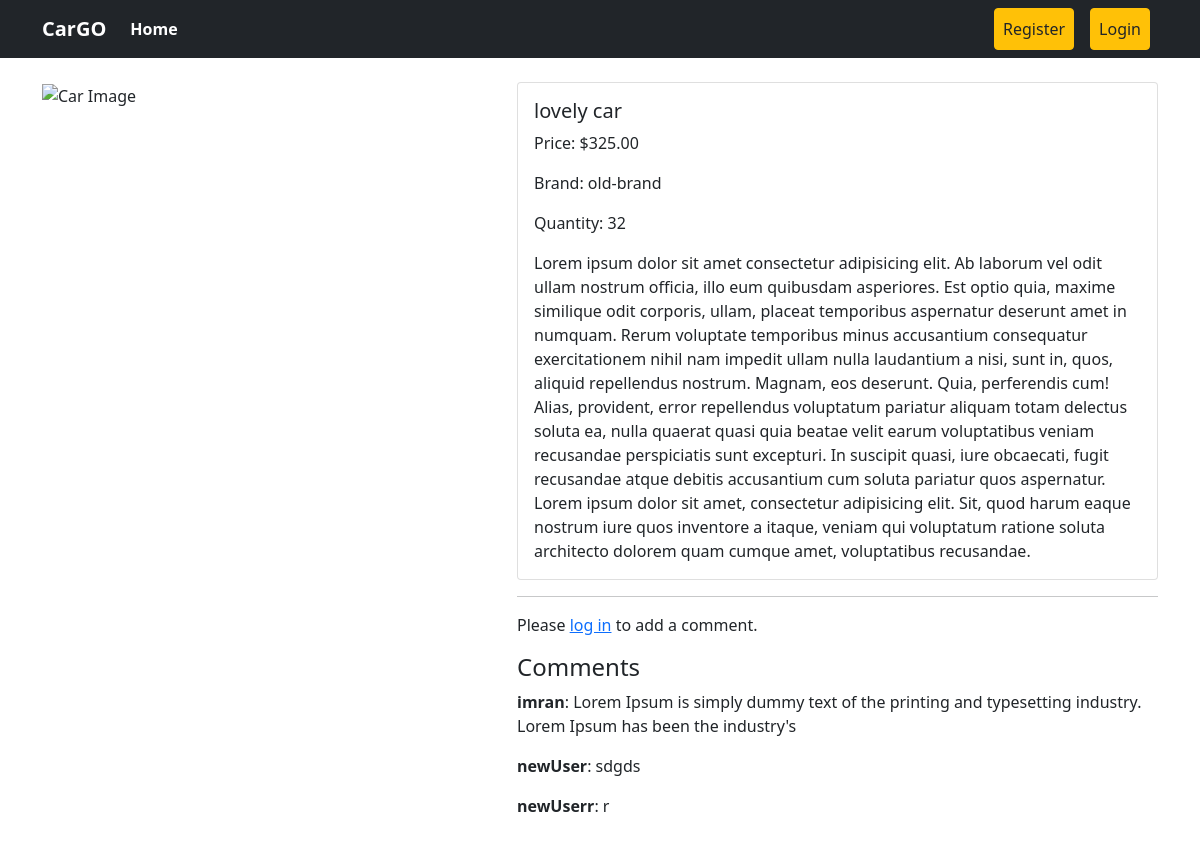
/post/car_details/4/, run on an earlier commit of the app's database.
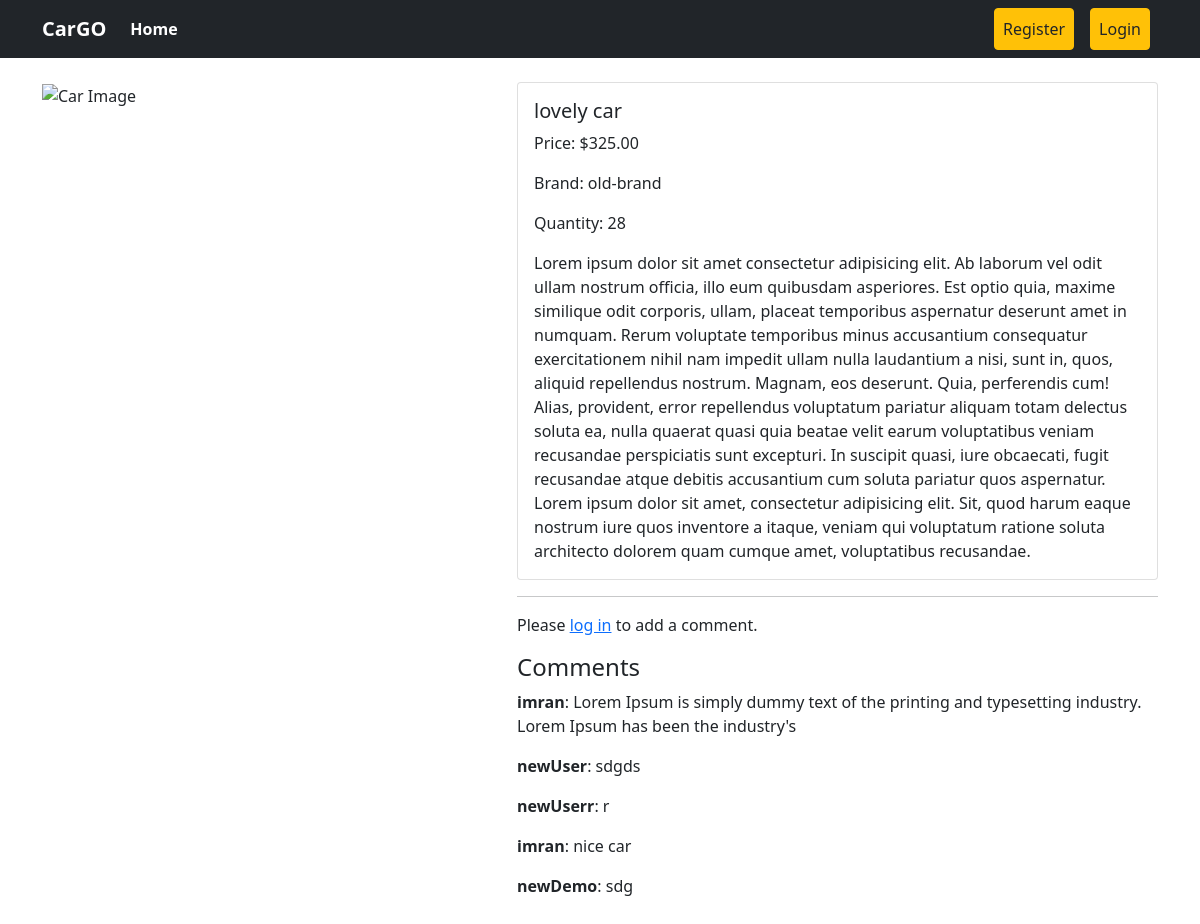
And on a later commit of the database.
### cars/models.py (models this page shows, shortened)
class Post(models.Model):
    title = models.CharField(max_length=50)
    image_url = models.URLField(max_length=200, default='')  # Default empty string for image URL
    car_name = models.CharField(max_length=100, default='Unnamed Car')  # Default car name
    car_price = models.DecimalField(max_digits=10, decimal_places=2, default=0.0)  # Default price 0.0
    brand = models.ForeignKey(Category, on_delete=models.CASCADE)  # ForeignKey to Brand model
    car_quantity = models.PositiveIntegerField(default=0)  # Default quantity 0
    car_description = models.TextField(default='No description available')  # Default description

class Comment(models.Model):
    car = models.ForeignKey(Post, related_name='comments', on_delete=models.CASCADE)
    user = models.ForeignKey(User, on_delete=models.CASCADE)
    name = models.CharField(max_length=255)  # Assuming this is the commenter's name
    comment = models.TextField()
    created_at = models.DateTimeField(default=timezone.now)

### brands/models.py (models this page shows, shortened)
class Category(models.Model):
    name=models.CharField(max_length=100)
    slug=models.SlugField(max_length=100,unique=True,null=True,blank=True)

### cars/views.py (the view)
# urls.py: path('car_details/<int:id>/', CarDetailsView.as_view(), name='car_details'),
class CarDetailsView(View):
    def get(self, request, id):
        post = get_object_or_404(Post, pk=id)
        return render(request, 'car_details.html', {'car': post})

### cars/templates/car_details.html
{% extends "base.html" %}
{% block content %}
<div class="container py-4">
  <div class="row">
    <div class="col-md-5">
      <img src="{{ car.image_url }}" class="img-fluid w-100" alt="Car Image" />
    </div>
    <div class="col-md-7">
      <div class="card">
        <div class="card-body">
          <h5 class="card-title">{{ car.car_name }}</h5>
          <p class="card-text">Price: ${{ car.car_price }}</p>
          <p class="card-text">Brand: {{ car.brand.name }}</p>
          <p class="card-text">Quantity: {{ car.car_quantity }}</p>
          <p class="card-text">{{ car.car_description }}</p>
        </div>
      </div>
      <div class="mt-3">
        {% if user.is_authenticated %}
          {% if car.car_quantity > 0 %}
            <form method="post" action="{% url 'buy_now' %}">
              {% csrf_token %}
              <input type="hidden" name="car_id" value="{{ car.id }}" />
              <button type="submit" class="btn btn-primary">Buy Now</button>
            </form>
          {% else %}
            <button class="btn btn-primary disabled">Out of stock</button>
          {% endif %}
          <hr />
          <form method="post" action="{% url 'add_comment' car.id %}" class="mt-3">
            {% csrf_token %}
            <div class="mb-3">
              <label for="commentName" class="form-label">Your Name</label>
              <input
                type="text"
                class="form-control"
                id="commentName"
                name="name"
                value="{{ user.username }}"
                readonly
              />
            </div>
            <div class="mb-3">
              <label for="commentText" class="form-label">Your Comment</label>
              <textarea
                class="form-control"
                id="commentText"
                name="comment"
                rows="3"
                required
              ></textarea>
            </div>
            <button type="submit" class="btn btn-primary">Add Comment</button>
          </form>
        {% else %}
          <hr />
          <p>Please <a href="{% url 'user_login' %}">log in</a> to add a comment.</p>
        {% endif %}
        <h4>Comments</h4>
        <div class="comments">
          {% for comment in car.comments.all %}
            <div class="comment">
              <p><strong>{{ comment.name }}</strong>: {{ comment.comment }}</p>
            </div>
          {% empty %}
            <p>No comments yet.</p>
          {% endfor %}
        </div>
      </div>
    </div>
  </div>
</div>
{% endblock content %}

### templates/base.html (shortened to what this page needs)
<!DOCTYPE html>
<html lang="en">
<head>
  <link href="https://cdn.jsdelivr.net/npm/bootstrap@5.0.2/dist/css/bootstrap.min.css" rel="stylesheet" />
</head>
<body>
  <nav class="navbar navbar-expand-lg navbar-light bg-dark">
    <div class="container">
      <span class="navbar-brand fw-bold text-white">CarGO</span>
      <div class="collapse navbar-collapse" id="navbarSupportedContent">
        <ul class="navbar-nav me-auto mb-2 mb-lg-0">
          <li class="nav-item">
            <a class="nav-link active text-white fw-bold" aria-current="page" href="{% url 'homepage' %}">Home</a>
          </li>
        </ul>
        <div class="d-flex">
          <ul class="navbar-nav me-auto mb-2 mb-lg-0">
            {% if request.user.is_authenticated %}
            <li class="nav-item mx-2">
              <a class="nav-link btn btn-warning text-dark" href="{% url 'profile' %}">Profile</a>
            </li>
            <li class="nav-item mx-2">
              <a class="nav-link btn btn-warning text-dark" href="{% url 'user_logout' %}">Logout</a>
            </li>
            {% else %}
            <li class="nav-item mx-2">
              <a class="nav-link btn btn-warning text-dark" href="{% url 'register' %}">Register</a>
            </li>
            <li class="nav-item mx-2">
              <a class="nav-link btn btn-warning text-dark" href="{% url 'user_login' %}">Login</a>
            </li>
            {% endif %}
          </ul>
        </div>
      </div>
    </div>
  </nav>
  {% block content %} {% endblock content %}
</body>
</html>

What changed in the data, as far as the page shows it:
changed Post "lovely car": car_quantity "32" → "28"
added Comment: name "imran", comment "nice car"
added Comment: name "newDemo", comment "sdg"
